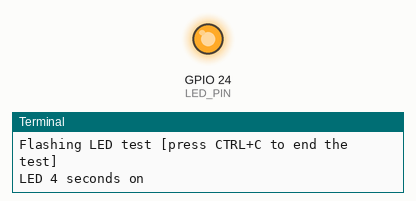
Simulated run of this program. Board: Raspberry Pi (BCM pin numbers). Parts: output pins drawn as LEDs (lit = HIGH), the last lines printed to the terminal.

Above: at 2.0 s.
At 5.0 s:
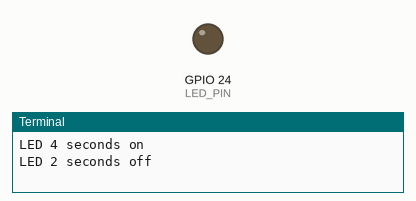
Timing chart, 0 to 7.8 s (numbered marks = the images above):
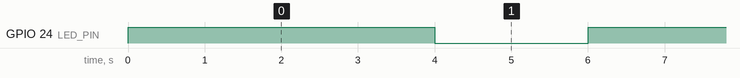

The program:

basic.py
```python
import RPi. GPIO  as  GPIO
import time

GPIO.setmode (GPIO.BCM)

# The input pin
LED_PIN = 24
GPIO.setup(LED_PIN, GPIO.OUT, initial= GPIO.LOW)

print ("Flashing LED test [press CTRL+C to end the test]")

# Main program loop
try:
    while True:
        print("LED 4 seconds on")
        GPIO.output(LED_PIN,GPIO.HIGH) # LED is switched on
        time.sleep(4)  # Wait for 4 seconds
        print("LED 2 seconds off")
        GPIO.output (LED_PIN,GPIO.LOW) # LED is switched off
        time.sleep (2)   # LED is switched off

# Tidying up after the program is finished
except KeyboardInterrupt:
    GPIO.cleanup ()
```

Measured:
- by itself, GPIO 24 (LED_PIN): alternates HIGH for 4.0 s and LOW for 2.0 s
